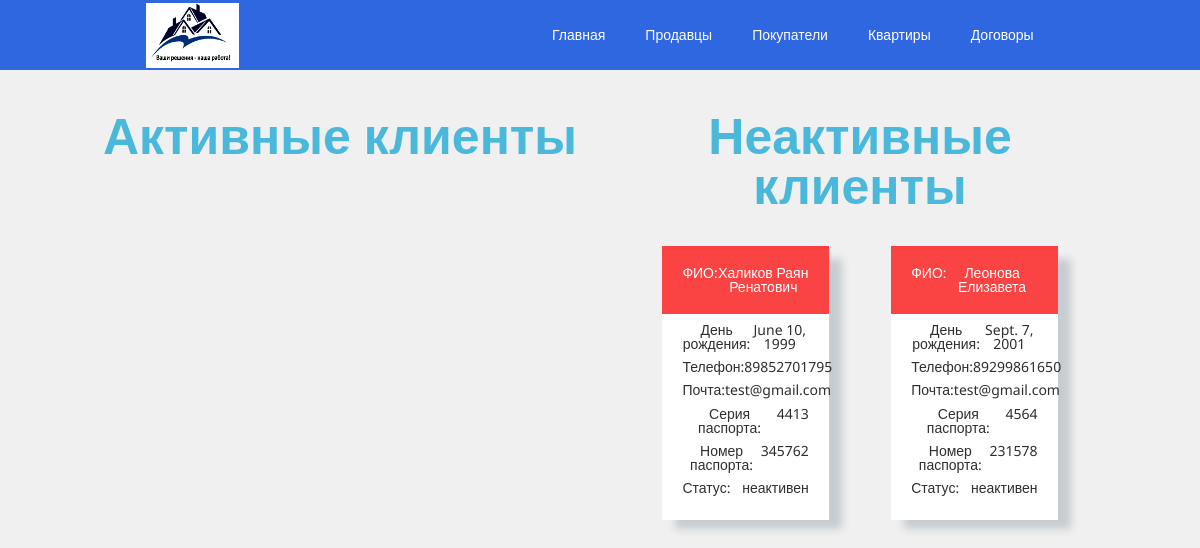
/buyer_view/, run on the app's committed database.
### main/models.py (models this page shows)
class Klient(models.Model):
    id_kl = models.AutoField(blank=False, primary_key=True)
    fio = models.CharField(max_length=100, blank=False)
    bd = models.DateField(blank=False)
    phone = models.CharField(max_length=11, blank=False)
    mail = models.CharField(max_length=100, blank=False)
    pasp_seria = models.CharField(max_length=4,blank=False)
    pasp_nomer = models.CharField(max_length=6, blank=False)

class Buyer(models.Model):
    id_buyer = models.AutoField(blank=False, primary_key=True)
    id_kl = models.ForeignKey(Klient, on_delete=models.CASCADE, blank=False)
    wish_room = models.IntegerField(blank=False)
    wish_adress = models.CharField(max_length=150, blank=False)
    wish_square = models.IntegerField(blank=False)
    budget = models.IntegerField(blank=False)
    status = models.CharField(max_length=10, blank=False)
    def __str__(self):
        return str(self.id_buyer)

### main/views.py (the view)
# urls.py: path('buyer_view/', BuyerView.as_view(), name='view_buyer_url'),
class BuyerView(View):
    def get(self,request):
        buyer = Buyer.objects.values('id_kl')# SELECT id_kl FROM Buyer
        klient = Klient.objects.all()#SELECT * FROM Klient
        b_list_act = Buyer.objects.filter(status='активен')
        b_list_dis_act = Buyer.objects.filter(status='неактивен')
        return render(request, 'main/buyer_view.html', context={'buyer': buyer, 'klient': klient, 'b_list_act': b_list_act, 'b_list_dis_act': b_list_dis_act})

### main/templatetags/main_get_filter.py (called while the page is built)
@register.filter
def get_item(dictionary, key):
    return dictionary.get(key)

@register.filter
def get_status(sel_list, id_k):
    print(sel_list)
    print('test')
    seller_status = sel_list.get(id_kl = id_k).status
    print(seller_status)
    return seller_status

### main/templates/main/buyer_view.html (shortened to what this page needs)
{% extends 'base.html' %}
{% load main_get_filter %}
{% block content %}
    <div class="container">
        <div class="kl_wrapp">
            <div class="activ_block">
                <div class="contr_title_block">
                    Активные клиенты
                </div>
    </div>
    <div class="disactiv_block">
    <div class="contr_title_block">
        Неактивные клиенты
    </div>
        <div class="kl_block">
            {% for buyer in buyer %}
                {% for klient in klient %}
                    {% if klient.id_kl == buyer|get_item:'id_kl' and b_list_dis_act|get_status:klient.id_kl == 'неактивен' %}
                        <div class="kl_card">
                            <div class="kl_card_fio red">
                                <p>ФИО:</p>
                                <p>
                                    {{ klient.fio }}
                                </p>
                            </div>
                            <div class="kl_bd">
                                <p>День рождения:</p>
                                <p>
                                    {{ klient.bd }}
                                </p>
                            </div>
                            <div class="kl_phone">
                                <p>Телефон:</p>
                                <p>
                                    {{ klient.phone }}
                                </p>
                            </div>
                            <div class="kl_mail">
                                <p>Почта:</p>
                                <p>
                                    {{ klient.mail }}
                                </p>
                            </div>
                            <div class="kl_pasp_seria">
                                <p>Серия паспорта:</p>
                                <p>
                                    {{ klient.pasp_seria }}
                                </p>
                            </div>
                            <div class="kl_pasp_nomer">
                                <p>Номер паспорта:</p>
                                <p>
                                    {{ klient.pasp_nomer }}
                                </p>
                            </div>
                            <div class="kl_status">
                                <p>Статус:</p>
                                <p>
                                    {{ b_list_dis_act|get_status:klient.id_kl }}
                                </p>
                            </div>
                        </div>
                    {% endif %}
                {% endfor %}
            {% endfor %}
        </div>
        </div>
    </div>
{% endblock %}

### main/static/css/style.css (style rules this page uses)
* { padding: 0; margin: 0; border: 0; }
*,*:before,*:after { -moz-box-sizing: border-box; -webkit-box-sizing: border-box; box-sizing: border-box; }
html,body { height: 100%; width: 100%; font-size: 100%; line-height: 1; font-size: 14px; -ms-text-size-adjust: 100%; -moz-text-size-adjust: 100%; -webkit-text-size-adjust: 100%; }
body { font-family: 'Noto Sans', sans-serif; background-color: rgba(240, 240, 240, 0.938); }
.container { width: 90%; margin: 0 auto; padding: 20px; text-align: center; }
.kl_block { display: flex; flex-direction: row; flex-wrap: wrap; justify-content: space-evenly; }
.kl_card { background-color: white; }
.kl_card { width: 32%; height: 270px; display: flex; flex-direction: column; justify-content: space-around; background-color: rgb(255, 255, 255); color: rgb(46, 46, 46); box-shadow: 13px 9px 8px 0px rgba(34, 60, 80, 0.2); margin-bottom: 30px; }
.kl_card div { display: flex; flex-direction: row; justify-content: space-between; }
.kl_card div :first-child { padding-left: 20px; }
.kl_card div :nth-child(2) { margin-right: 20px; justify-self: right; }
.kl_card_fio { background-color: rgba(14, 46, 114, 0.733); margin-top: -9px; padding: 20px 0; color: white; }
.red { background-color: rgba(250, 34, 34, 0.849); color: white; }
.kl_status { padding-bottom: 20px; }
.contr_title_block { text-align: center; font-size: 50px; font-weight: bold; padding: 20px 0 40px; color: rgb(74, 184, 218); }
.kl_wrapp { display: flex; flex-direction: row; justify-content: space-between; }
.kl_wrapp .activ_block, .kl_wrapp .disactiv_block { width: 50%; }

### data on the page
Klient: fio "Халиков Раян Ренатович", bd "June 10, 1999", phone "89852701795", mail "test@gmail.com", pasp_seria "4413", pasp_nomer "345762", id_kl.status "неактивен"
Klient: fio "Леонова Елизавета", bd "Sept. 7, 2001", phone "89299861650", mail "test@gmail.com", pasp_seria "4564", pasp_nomer "231578", id_kl.status "неактивен"
